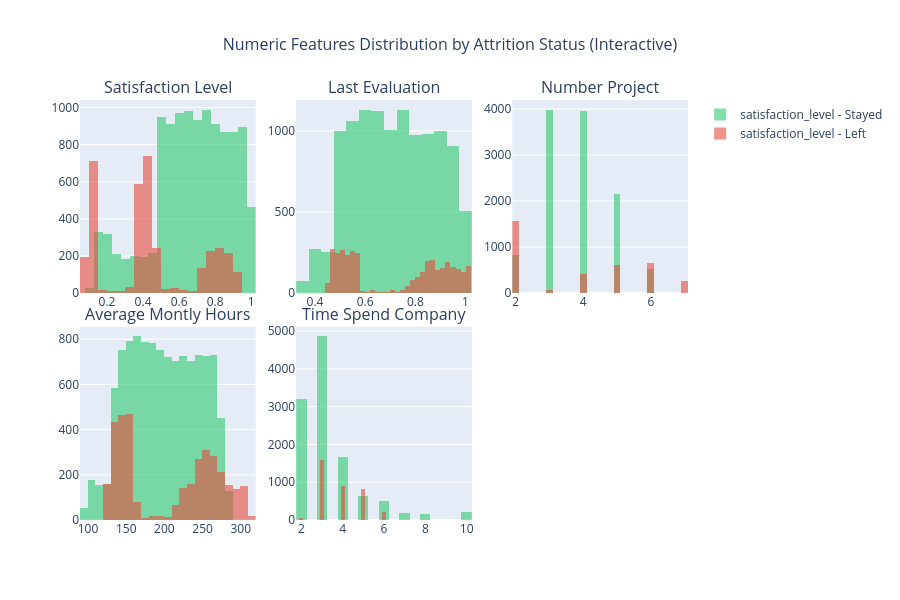

Notebook code for this chart:
### Markdown cell above
### Visualising the numeric features

### Code cell
# Creating subplots for each feature
fig = make_subplots(
    rows=2, cols=3,
    subplot_titles=[f'{feature.replace("_", " ").title()}' for feature in numeric_features],
    vertical_spacing=0.08
)

row_indices = [(0, 0), (0, 1), (0, 2), (1, 0), (1, 1)]

for idx, feature in enumerate(numeric_features):
    row, col = row_indices[idx]
    
    # Adding histogram for stayed employees
    fig.add_trace(
        go.Histogram(
            x=df[df['left'] == 0][feature],
            name=f'{feature} - Stayed' if idx == 0 else None,
            marker_color='#2ecc71',
            opacity=0.6,
            showlegend=True if idx == 0 else False,
            nbinsx=30
        ),
        row=row+1, col=col+1
    )
    
    # Adding histogram for left employees
    fig.add_trace(
        go.Histogram(
            x=df[df['left'] == 1][feature],
            name=f'{feature} - Left' if idx == 0 else None,
            marker_color='#e74c3c',
            opacity=0.6,
            showlegend=True if idx == 0 else False,
            nbinsx=30
        ),
        row=row+1, col=col+1
    )

fig.update_layout(
    title_text="Numeric Features Distribution by Attrition Status (Interactive)",
    title_font_size=16,
    title_x=0.5,
    height=600,
    barmode='overlay'
)

fig.show()

### Figure 1 — Plotly figure (JSON) as saved in the notebook; plotly's stock layout.template omitted (floating-point values rounded to 4 significant figures; data arrays with more than 128 entries replaced by an {"elided": "..."} marker saying what was removed)
{"data": [{"marker": {"color": "#2ecc71"}, "name": "satisfaction_level - Stayed", "nbinsx": 30, "opacity": 0.6, "showlegend": true, "type": "histogram", "x": {"elided": "11428 float values"}, "xaxis": "x", "yaxis": "y"}, {"marker": {"color": "#e74c3c"}, "name": "satisfaction_level - Left", "nbinsx": 30, "opacity": 0.6, "showlegend": true, "type": "histogram", "x": {"elided": "3571 float values"}, "xaxis": "x", "yaxis": "y"}, {"marker": {"color": "#2ecc71"}, "nbinsx": 30, "opacity": 0.6, "showlegend": false, "type": "histogram", "x": {"elided": "11428 float values"}, "xaxis": "x2", "yaxis": "y2"}, {"marker": {"color": "#e74c3c"}, "nbinsx": 30, "opacity": 0.6, "showlegend": false, "type": "histogram", "x": {"elided": "3571 float values"}, "xaxis": "x2", "yaxis": "y2"}, {"marker": {"color": "#2ecc71"}, "nbinsx": 30, "opacity": 0.6, "showlegend": false, "type": "histogram", "x": {"elided": "11428 int values"}, "xaxis": "x3", "yaxis": "y3"}, {"marker": {"color": "#e74c3c"}, "nbinsx": 30, "opacity": 0.6, "showlegend": false, "type": "histogram", "x": {"elided": "3571 int values"}, "xaxis": "x3", "yaxis": "y3"}, {"marker": {"color": "#2ecc71"}, "nbinsx": 30, "opacity": 0.6, "showlegend": false, "type": "histogram", "x": {"elided": "11428 int values"}, "xaxis": "x4", "yaxis": "y4"}, {"marker": {"color": "#e74c3c"}, "nbinsx": 30, "opacity": 0.6, "showlegend": false, "type": "histogram", "x": {"elided": "3571 int values"}, "xaxis": "x4", "yaxis": "y4"}, {"marker": {"color": "#2ecc71"}, "nbinsx": 30, "opacity": 0.6, "showlegend": false, "type": "histogram", "x": {"elided": "11428 int values"}, "xaxis": "x5", "yaxis": "y5"}, {"marker": {"color": "#e74c3c"}, "nbinsx": 30, "opacity": 0.6, "showlegend": false, "type": "histogram", "x": {"elided": "3571 int values"}, "xaxis": "x5", "yaxis": "y5"}], "layout": {"annotations": [{"font": {"size": 16}, "showarrow": false, "text": "Satisfaction Level", "x": 0.1444, "xanchor": "center", "xref": "paper", "y": 1, "yanchor": "bottom", "yref": "paper"}, {"font": {"size": 16}, "showarrow": false, "text": "Last Evaluation", "x": 0.5, "xanchor": "center", "xref": "paper", "y": 1, "yanchor": "bottom", "yref": "paper"}, {"font": {"size": 16}, "showarrow": false, "text": "Number Project", "x": 0.8556, "xanchor": "center", "xref": "paper", "y": 1, "yanchor": "bottom", "yref": "paper"}, {"font": {"size": 16}, "showarrow": false, "text": "Average Montly Hours", "x": 0.1444, "xanchor": "center", "xref": "paper", "y": 0.46, "yanchor": "bottom", "yref": "paper"}, {"font": {"size": 16}, "showarrow": false, "text": "Time Spend Company", "x": 0.5, "xanchor": "center", "xref": "paper", "y": 0.46, "yanchor": "bottom", "yref": "paper"}], "barmode": "overlay", "height": 600, "title": {"font": {"size": 16}, "text": "Numeric Features Distribution by Attrition Status (Interactive)", "x": 0.5}, "xaxis": {"anchor": "y", "domain": [0, 0.2889]}, "xaxis2": {"anchor": "y2", "domain": [0.3556, 0.6444]}, "xaxis3": {"anchor": "y3", "domain": [0.7111, 1]}, "xaxis4": {"anchor": "y4", "domain": [0, 0.2889]}, "xaxis5": {"anchor": "y5", "domain": [0.3556, 0.6444]}, "xaxis6": {"anchor": "y6", "domain": [0.7111, 1]}, "yaxis": {"anchor": "x", "domain": [0.54, 1]}, "yaxis2": {"anchor": "x2", "domain": [0.54, 1]}, "yaxis3": {"anchor": "x3", "domain": [0.54, 1]}, "yaxis4": {"anchor": "x4", "domain": [0, 0.46]}, "yaxis5": {"anchor": "x5", "domain": [0, 0.46]}, "yaxis6": {"anchor": "x6", "domain": [0, 0.46]}}}
